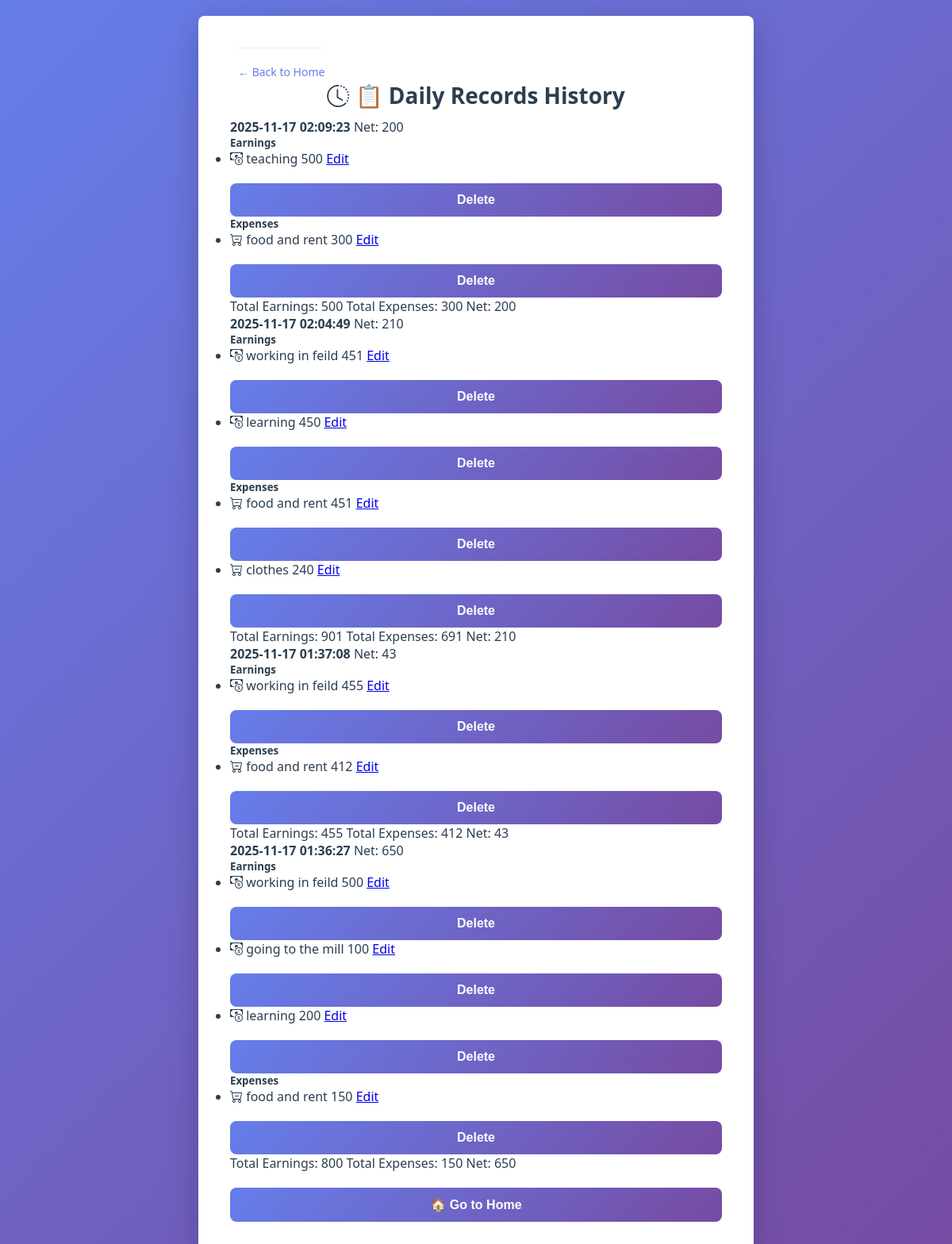
Screenshot of /history (signed in) with the database file from the repository.
### tables this page shows
CREATE TABLE transactions (
                id INTEGER PRIMARY KEY AUTOINCREMENT,
                date TEXT NOT NULL,
                description TEXT NOT NULL,
                amount INTEGER NOT NULL,
                type TEXT CHECK(type IN ('earning','expense')) NOT NULL,
                user_id INTEGER NOT NULL,
                FOREIGN KEY (user_id) REFERENCES users(id) ON DELETE CASCADE
            );

### app.py (the view)
@app.route('/history')
def history():
    try:
        if not current_user.is_authenticated:
            return redirect(url_for('login'))
        with get_db() as conn:
            cursor = conn.cursor()
            user_id = current_user.id
            cursor.execute('''
                SELECT id, date, description, amount, type
                FROM transactions
                WHERE user_id = ?
                ORDER BY date DESC
            ''', (user_id,))
            all_transactions = cursor.fetchall()
            history = {}
            for txn in all_transactions:
                date = txn['date']
                if date not in history:
                    history[date] = {'earnings': [], 'expenses': [], 'total_earning': 0, 'total_expenses': 0}
                txn_obj = dict(txn)  # Convert sqlite3.Row to dict
                if txn['type'] == 'earning':
                    history[date]['earnings'].append(txn_obj)
                    history[date]['total_earning'] += txn['amount']
                else:
                    history[date]['expenses'].append(txn_obj)
                    history[date]['total_expenses'] += txn['amount']
            records = []
            for date, data in history.items():
                net = data['total_earning'] - data['total_expenses']
                records.append({
                    'date': date,
                    'earnings': data['earnings'],
                    'expenses': data['expenses'],
                    'total_earning': data['total_earning'],
                    'total_expenses': data['total_expenses'],
                    'net': net
                })
            return render_template('history.html', records=records)
    except Exception as e:
        return render_template('error.html', error_message=str(e))

### app.py (called while the page is built)
@login_manager.user_loader
def load_user(user_id):
    return User.get(user_id)

@contextmanager
def get_db():
    conn = sqlite3.connect(DB_FILE)
    conn.row_factory = sqlite3.Row
    try:
        yield conn
        conn.commit()
    except Exception:
        conn.rollback()
        raise
    finally:
        conn.close()

    @staticmethod
    def get(user_id):
        with get_db() as conn:
            cursor = conn.cursor()
            cursor.execute('SELECT * FROM users WHERE id = ?', (user_id,))
            user = cursor.fetchone()
            if user:
                return User(user['id'], user['username'], user['password_hash'])
        return None

### templates/history.html (shortened to what this page needs)
<!DOCTYPE html>
<html lang="en">
<head>
    <link rel="stylesheet" href="{{ url_for('static', filename='style.css') }}">
    <link rel="stylesheet" href="https://cdn.jsdelivr.net/npm/bootstrap-icons@1.5.0/font/bootstrap-icons.css">
</head>
<body>
    <div class="container mt-5">
        <a href="/" class="back-link">← Back to Home</a>
        <h1 class="mb-4"><i class="bi bi-clock-history"></i> 📋 Daily Records History</h1>
        {% if records %}
            <div class="row">
                {% for record in records %}
                <div class="col-md-6 mb-4">
                    <div class="card shadow-sm">
                        <div class="card-header bg-primary text-white">
                            <strong>{{ record.date }}</strong>
                            <span class="badge bg-info float-end">Net: {{ record.net }}</span>
                        </div>
                        <div class="card-body">
                            <h5 class="card-title">Earnings</h5>
                            {% if record.earnings %}
                              <ul class="list-group mb-3">
                                {% for earning in record.earnings %}
                                  <li class="list-group-item d-flex justify-content-between align-items-center">
                                    <span><i class="bi bi-cash-coin text-success"></i> {{ earning.description }}</span>
                                    <span class="badge bg-success">{{ earning.amount }}</span>
                                    <span>
                                      <a href="{{ url_for('edit_transaction', transaction_id=earning.id) }}" class="btn btn-sm btn-outline-warning">Edit</a>
                                      <form method="post" action="{{ url_for('delete_transaction', transaction_id=earning.id) }}" style="display:inline;">
                                        <button type="submit" class="btn btn-sm btn-outline-danger">Delete</button>
                                      </form>
                                    </span>
                                  </li>
                                {% endfor %}
                              </ul>
                            {% else %}
                              <span class="text-muted">No earnings</span>
                            {% endif %}
                            <h5 class="card-title">Expenses</h5>
                            {% if record.expenses %}
                              <ul class="list-group mb-3">
                                {% for expense in record.expenses %}
                                  <li class="list-group-item d-flex justify-content-between align-items-center">
                                    <span><i class="bi bi-cart-dash text-danger"></i> {{ expense.description }}</span>
                                    <span class="badge bg-danger">{{ expense.amount }}</span>
                                    <span>
                                      <a href="{{ url_for('edit_transaction', transaction_id=expense.id) }}" class="btn btn-sm btn-outline-warning">Edit</a>
                                      <form method="post" action="{{ url_for('delete_transaction', transaction_id=expense.id) }}" style="display:inline;">
                                        <button type="submit" class="btn btn-sm btn-outline-danger">Delete</button>
                                      </form>
                                    </span>
                                  </li>
                                {% endfor %}
                              </ul>
                            {% else %}
                              <span class="text-muted">No expenses</span>
                            {% endif %}
                            <div class="mt-3">
                              <span class="badge bg-success">Total Earnings: {{ record.total_earning }}</span>
                              <span class="badge bg-danger">Total Expenses: {{ record.total_expenses }}</span>
                              <span class="badge bg-secondary">Net: {{ record.net }}</span>
                            </div>
                        </div>
                    </div>
                </div>
                {% endfor %}
            </div>
        {% else %}
            <div class="alert alert-info">No records found yet. Start by creating a new entry!</div>
        {% endif %}
        <button class="btn btn-primary mt-4" onclick="window.location.href='/'">🏠 Go to Home</button>
    </div>
</body>
</html>

### static/style.css (style rules this page uses)
:root { --primary-color: #667eea; --secondary-color: #764ba2; --success-color: #27ae60; --danger-color: #e74c3c; --info-color: #3498db; --warning-color: #f39c12; --dark-color: #2c3e50; --light-color: #ecf0f1; --border-radius: 8px; --shadow: 0 4px 15px rgba(0, 0, 0, 0.1); --shadow-lg: 0 10px 40px rgba(0, 0, 0, 0.2); }
* { margin: 0; padding: 0; box-sizing: border-box; }
body { font-family: 'Segoe UI', Tahoma, Geneva, Verdana, sans-serif; background: linear-gradient(135deg, var(--primary-color) 0%, var(--secondary-color) 100%); min-height: 100vh; padding: 20px; color: var(--dark-color); }
.container { max-width: 700px; margin: 0 auto; background: white; border-radius: var(--border-radius); box-shadow: var(--shadow-lg); padding: 40px; }
h1 { font-size: 28px; color: var(--dark-color); margin-bottom: 10px; text-align: center; }
button { padding: 12px 20px; border: none; border-radius: var(--border-radius); font-size: 14px; font-weight: 600; cursor: pointer; transition: all 0.3s ease; }
button[type="submit"], .btn-primary { width: 100%; padding: 12px; background: linear-gradient(135deg, var(--primary-color) 0%, var(--secondary-color) 100%); color: white; font-size: 16px; margin-top: 20px; }
.nav-links, .back-link { text-align: center; margin-top: 20px; padding-top: 20px; border-top: 1px solid #f0f0f0; }
.nav-links a, .back-link { display: inline-block; margin: 0 10px; color: var(--primary-color); text-decoration: none; font-size: 14px; font-weight: 500; transition: all 0.3s; }

### rows the page displays
transactions: date "2025-11-17 02:09:23", net "200", description "teaching", amount "500", total_earning "500", total_expenses "300"
transactions: description "food and rent", amount "300"
transactions: date "2025-11-17 02:04:49", net "210", description "working in feild", amount "451", total_earning "901", total_expenses "691"
transactions: description "learning", amount "450"
transactions: description "food and rent", amount "451"
transactions: description "clothes", amount "240"
transactions: date "2025-11-17 01:37:08", net "43", description "working in feild", amount "455", total_earning "455", total_expenses "412"
transactions: description "food and rent", amount "412"
transactions: date "2025-11-17 01:36:27", net "650", description "working in feild", amount "500", total_earning "800", total_expenses "150"
transactions: description "going to the mill", amount "100"
transactions: description "learning", amount "200"
transactions: description "food and rent", amount "150"
